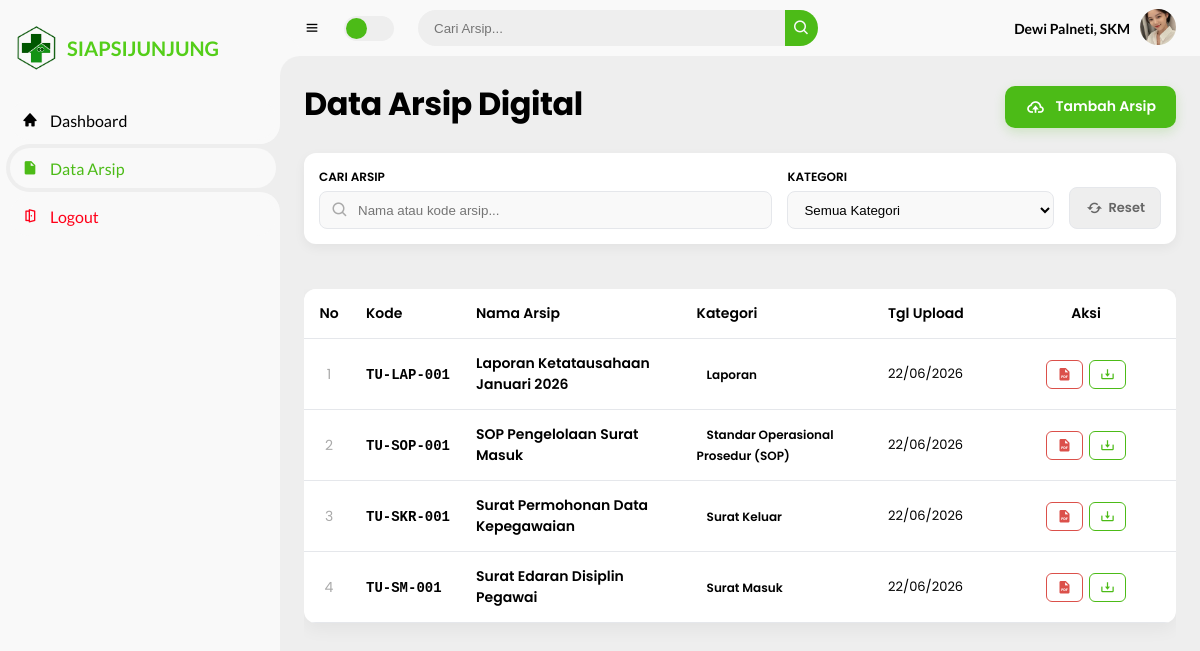
Page /pages/petugas/data_arsip.php (signed in) on the committed database.
### tables this page shows
CREATE TABLE `arsip` (
  `id_arsip` int(11) NOT NULL,
  `kode_arsip` varchar(50) NOT NULL,
  `nama_arsip` varchar(255) NOT NULL,
  `id_kategori` int(11) DEFAULT NULL,
  `id_unit` int(11) DEFAULT NULL,
  `file_arsip` varchar(255) NOT NULL,
  `deskripsi` text DEFAULT NULL,
  `created_at` timestamp NOT NULL DEFAULT current_timestamp()
);

CREATE TABLE `kategori` (
  `id_kategori` int(11) NOT NULL,
  `nama_kategori` varchar(50) NOT NULL,
  `created_at` timestamp NOT NULL DEFAULT current_timestamp()
);

### pages/petugas/data_arsip.php (the view, shortened to what this page needs)
<?php
include "../../config/koneksi.php";
$role = $_SESSION['role'];
$id_unit_user = $_SESSION['id_unit'];
$keyword = $_GET['search'] ?? '';
$query_base = "SELECT a.*, u.nama_unit, k.nama_kategori
               FROM arsip a
               LEFT JOIN unit_kerja u ON a.id_unit = u.id_unit
               LEFT JOIN kategori k ON a.id_kategori = k.id_kategori WHERE 1=1";
if ($role == 'petugas') {
    $query_base .= " AND a.id_unit = '$id_unit_user'";
}
$query_arsip = mysqli_query($koneksi, $query_base . " ORDER BY a.created_at DESC");
?>
<!DOCTYPE html>
<html lang="id">
<head>
    <link rel="stylesheet" href="../../assets/boxicons-2.1.4/css/boxicons.min.css">
    <link rel="stylesheet" href="../../assets/css/style.css">
</head>
<body>
    <?php include '../partials/sidebar.php'; ?>
    <section id="content">
        <?php include '../partials/navbar.php'; ?>
        <main>
            <div class="head-title">
                <div class="left">
                    <h1>Data Arsip Digital</h1>
                </div>
                <?php if ($role != 'pimpinan') : ?>
                    <a href="arsip_tambah.php" class="btn-add" style="text-decoration: none;"><i class='bx bx-cloud-upload'></i><span class="text">Tambah Arsip</span></a>
                <?php endif; ?>
            </div>
            <form action="" method="GET" class="filter-container-petugas" id="filterForm">
                <div class="filter-group-custom" style="flex: 1; min-width: 200px;">
                    <label>CARI ARSIP</label>
                    <div style="position: relative; display: flex; align-items: center;">
                        <i class='bx bx-search' style="position: absolute; left: 12px; color: var(--dark-grey); font-size: 18px;"></i>
                        <input type="text" name="search" id="searchInput" placeholder="Nama atau kode arsip..." value="<?= htmlspecialchars($keyword); ?>" autocomplete="off" style="padding-left: 38px; width: 100%;">
                    </div>
                </div>
                <div class="filter-group-custom" style="min-width: 180px;">
                    <label>KATEGORI</label>
                    <select name="filter_kategori" onchange="this.form.submit()">
                        <option value="">Semua Kategori</option>
                    </select>
                </div>
                <a href="data_arsip.php" class="btn-cancel" style="padding: 10px 15px; text-decoration: none; border-radius: 8px; font-size: 13px; font-weight: 600; display: inline-flex; align-items: center; gap: 5px; border: 1px solid var(--border-color);">
                    <i class='bx bx-refresh' style="font-size: 18px;"></i> Reset
                </a>
            </form>
            <div class="table-data">
                <div class="order">
                    <table>
                        <thead>
                            <tr>
                                <th style="width: 50px; text-align: center;">No</th>
                                <th style="width: 110px;">Kode</th>
                                <th>Nama Arsip</th>
                                <?php if ($role == 'petugas') : ?>
                                    <th>Kategori</th>
                                <?php else : ?>
                                    <th>Unit Asal</th>
                                    <th>Kategori</th>
                                <?php endif; ?>
                                <th style="width: 120px;">Tgl Upload</th>
                                <th style="width: 180px; text-align: center;">Aksi</th>
                            </tr>
                        </thead>
                        <tbody>
                            <?php if (mysqli_num_rows($query_arsip) > 0) : ?>
                                <?php $no = 1;
                                while ($row = mysqli_fetch_assoc($query_arsip)) : ?>
                                    <tr>
                                        <td style="text-align: center; color: var(--dark-grey);"><?= $no++; ?></td>
                                        <td><span style="font-family: monospace; font-weight: bold; color: var(--dark);"><?= htmlspecialchars($row['kode_arsip']); ?></span></td>
                                        <td style="font-weight: 600; color: var(--dark);"><?= htmlspecialchars($row['nama_arsip']); ?></td>
                                        <?php if ($role == 'petugas') : ?>
                                            <td><span class="status pending" style=" color: var(--dark); font-weight: 600; padding: 4px 10px; border-radius: 20px; font-size: 12px;"><?= $row['nama_kategori'] ?? 'Belum Dikategorikan'; ?></span></td>
                                        <?php endif; ?>
                                        <td style="color: var(--dark ); font-size: 13px;"><?= date('d/m/Y', strtotime($row['created_at'])); ?></td>
                                        <td style="text-align: center;">
                                            <div class="action-flex-group">
                                                <a href="arsip_view.php?id=<?= $row['id_arsip']; ?>" class="btn-action-view" title="Lihat Preview">
                                                <i class='bx bxs-file-pdf'></i>
                                                </a>
                                                <a href="arsip_download.php?id=<?= $row['id_arsip']; ?>" class="btn-action-download" title="Download Berkas">
                                                    <i class='bx bx-download'></i>
                                                </a>
                                            </div>
                                        </td>
                                    </tr>
                                <?php endwhile; ?>
                            <?php endif; ?>
                        </tbody>
                    </table>
                </div>
            </div>
        </main>
    </section>
</body>
</html>

### assets/css/style.css (style rules this page uses)
* { margin: 0; padding: 0; box-sizing: border-box; }
a { text-decoration: none; }
:root { --poppins: 'Poppins', sans-serif; --lato: 'Lato', sans-serif; --light: #F9F9F9; --green: #4cbb17; --light-green: #CFE8FF; --grey: #eee; --dark-grey: #AAAAAA; --berkas:#ffb300; --dark: #000000; --red: rgb(255, 0, 25); --yellow: #FFCE26; --light-yellow: #FFF2C6; --orange: #FD7238; --light-orange: #FFE0D3; --white-card: #ffffff; --border-color: #e5e7eb; }
html { overflow-x: hidden !important; }
body { background: var(--grey); overflow-x: hidden; }
#content { position: relative; width: calc(100% - 280px); left: 280px; transition: .3s ease; }
#content main { width: 100%; padding: 40px 30px; font-family: var(--poppins); max-height: calc(100vh - 56px); overflow-y: auto; }
#content main .head-title { display: flex; align-items: center; justify-content: space-between; grid-gap: 16px; flex-wrap: wrap; }
#content main .head-title .left h1 { font-size: 32px; font-weight: 700; margin-bottom: 5px; color: var(--dark); letter-spacing: -0.5px; }
.table-data { width: 100%; margin-top: 25px; }
.table-data table { width: 100%; border-collapse: separate; border-spacing: 0; background: var(--white-card); border-radius: 12px; overflow: hidden; box-shadow: 0 6px 18px rgba(0, 0, 0, 0.05); }
.table-data thead th { background: var(--light); color: var(--dark); padding: 14px 12px; font-size: 14px; font-weight: 600; text-align: left; border-bottom: 1px solid var(--border-color); }
.table-data tbody td { padding: 14px 12px; font-size: 14px; color: var(--dark); border-bottom: 1px solid var(--border-color); vertical-align: middle; }
.btn-add { height: 42px; padding: 0 20px; border-radius: 10px; background: var(--green); color: #fff; display: flex; align-items: center; justify-content: center; gap: 10px; font-weight: 600; font-size: 14px; transition: all 0.3s ease; box-shadow: 0 4px 12px rgba(76, 187, 23, 0.2); }
.btn-add i { font-size: 20px; }
.btn-cancel { background: #eee; color: #666; padding: 12px 25px; border-radius: 10px; text-decoration: none; font-weight: 600; transition: 0.3s; font-size: 14px; display: flex; align-items: center; }

### pages/petugas/data_arsip.php (style rules this page uses)
html, body { height: 100vh; overflow: hidden !important; }
#content main { height: calc(100vh - 56px); overflow: hidden; display: flex; flex-direction: column; padding: 24px; box-sizing: border-box; }
.head-title { flex-shrink: 0; margin-bottom: 20px !important; }
.filter-container-petugas { background: var(--white-card, #fff); padding: 15px; border-radius: 12px; margin-bottom: 20px; display: flex; gap: 15px; align-items: flex-end; flex-wrap: wrap; box-shadow: 0 4px 12px rgba(0, 0, 0, 0.05); flex-shrink: 0; }
.filter-group-custom { display: flex; flex-direction: column; gap: 5px; }
.filter-group-custom label { font-size: 12px; font-weight: 600; color: var(--dark); }
.filter-group-custom select, .filter-group-custom input { padding: 8px 12px; border-radius: 8px; border: 1px solid var(--border-color); background: var(--light); color: var(--dark); outline: none; height: 38px; box-sizing: border-box; }
.table-data { display: flex; flex-direction: column; flex-grow: 1; min-height: 0; }
.table-data .order { flex-grow: 1; overflow-y: auto; min-height: 0; }
.table-data .order table th { position: sticky; top: 0; background: var(--white-card, #fff); z-index: 10; }
.action-flex-group { display: flex; justify-content: center; gap: 6px; }
.btn-action-view { background: transparent; color: #DB504A; border: 1.5px solid #DB504A; padding: 6px 10px; border-radius: 6px; display: inline-flex; align-items: center; text-decoration: none; font-size: 15px; transition: all 0.2s ease; }
.btn-action-download { background: transparent; color: #4cbb17; border: 1.5px solid #4cbb17; padding: 6px 10px; border-radius: 6px; display: inline-flex; align-items: center; text-decoration: none; font-size: 15px; transition: all 0.2s ease; }

### rows in the picture
arsip: kode_arsip "TU-LAP-001", nama_arsip "Laporan Ketatausahaan Januari 2026", id_kategori.nama_kategori "Laporan", created_at "22/06/2026"
arsip: kode_arsip "TU-SOP-001", nama_arsip "SOP Pengelolaan Surat Masuk", id_kategori.nama_kategori "Standar Operasional Prosedur (SOP)", created_at "22/06/2026"
arsip: kode_arsip "TU-SKR-001", nama_arsip "Surat Permohonan Data Kepegawaian", id_kategori.nama_kategori "Surat Keluar", created_at "22/06/2026"
arsip: kode_arsip "TU-SM-001", nama_arsip "Surat Edaran Disiplin Pegawai", id_kategori.nama_kategori "Surat Masuk", created_at "22/06/2026"

### other values in the picture
$_SESSION['nama'] "Dewi Palneti, SKM"
